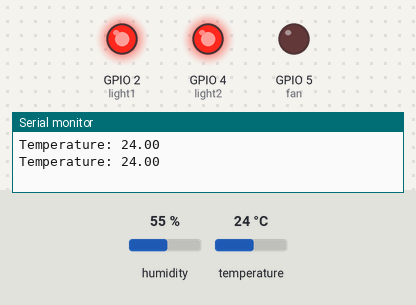
A sketch run on a simulated ESP32. Shown: output pins drawn as LEDs (lit = HIGH), the last lines printed to the serial monitor. The inputs (shaded band) are chosen by the test bench; at power-on: temperature 24 °C, humidity 55 %.

Above: at 2.8 s.
2.9 s: temperature set to 29.5 °C
5.6 s: temperature set to 30.4 °C
At 6.4 s:
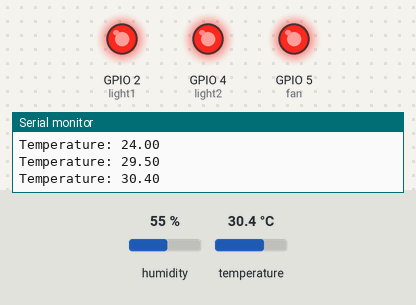
8.3 s: temperature set to 12 °C
At 11.0 s:
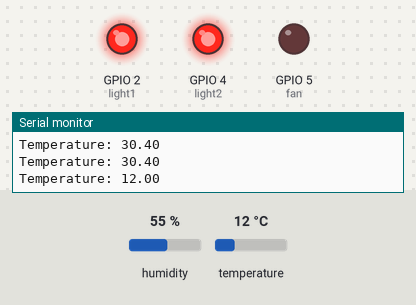
11.5 s: temperature set to 33 °C
At 12.7 s:
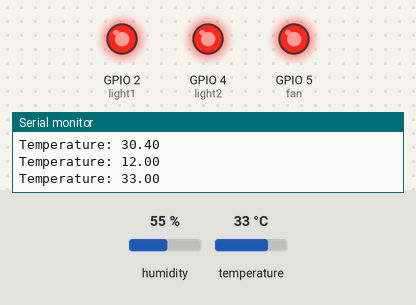
Timing chart, 0 to 14.5 s (numbered marks = the images above; inputs shaded):
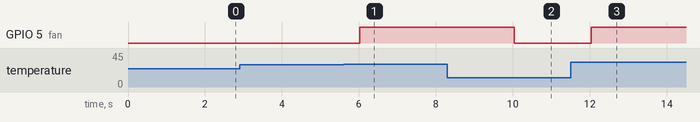

Measured:
- the behaviour switches between 30 and 30.1 °C on temperature (found by bisection; images 0 and 1)
- after the input at 5.6 s, GPIO 5 (fan): LOW → HIGH after 0.42 s
- after the input at 8.3 s, GPIO 5 (fan): HIGH → LOW after 1.7 s
- after the input at 11.5 s, GPIO 5 (fan): LOW → HIGH after 0.54 s

The sketch:

sketch.ino
```cpp
#include "DHT.h"

#define DHTPIN 15
#define DHTTYPE DHT22

DHT dht(DHTPIN, DHTTYPE);

int light1 = 2;
int light2 = 4;
int fan = 5;

void setup() {
  Serial.begin(115200);

  pinMode(light1, OUTPUT);
  pinMode(light2, OUTPUT);
  pinMode(fan, OUTPUT);

  dht.begin();

  digitalWrite(light1, HIGH);
  digitalWrite(light2, HIGH);
}

void loop() {
  float temp = dht.readTemperature();

  Serial.print("Temperature: ");
  Serial.println(temp);

  if (temp > 30) {
    digitalWrite(fan, HIGH);
  } else {
    digitalWrite(fan, LOW);
  }

  delay(2000);
}
```
